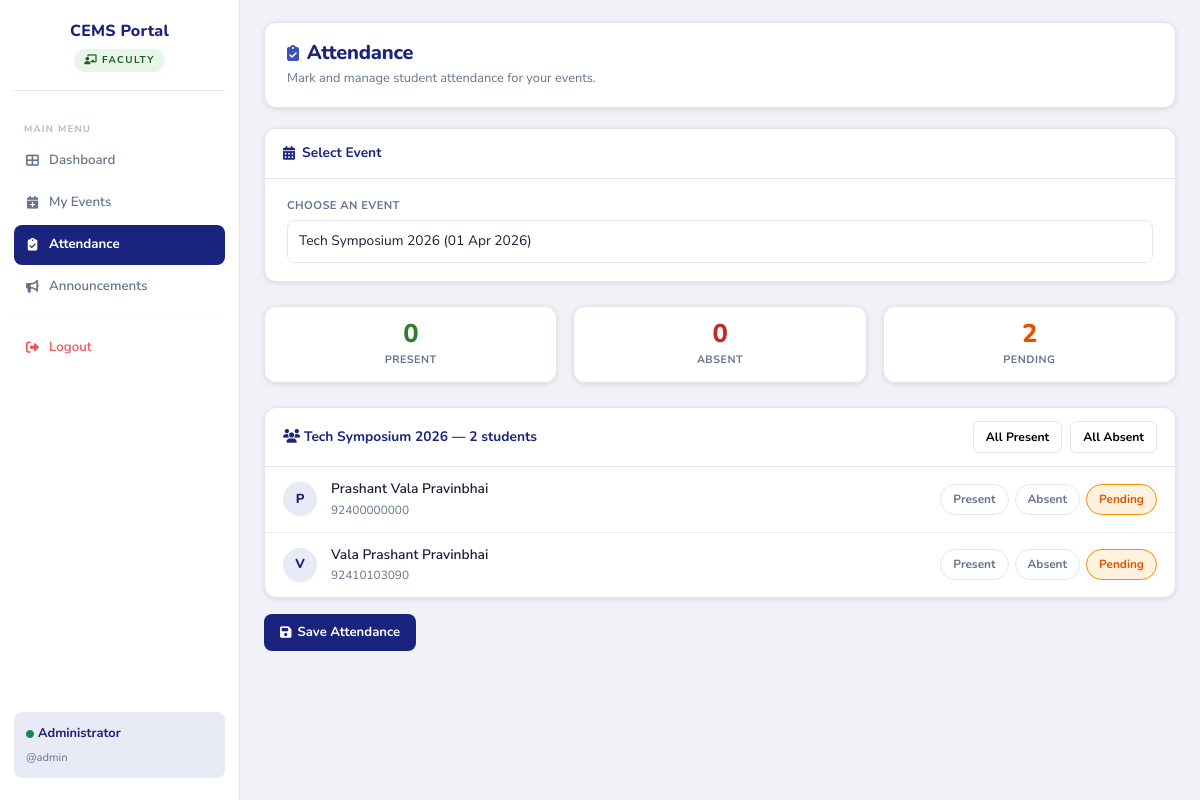
The page /faculty/attendance.php?event_id=1 (signed in) on the database as committed earlier.
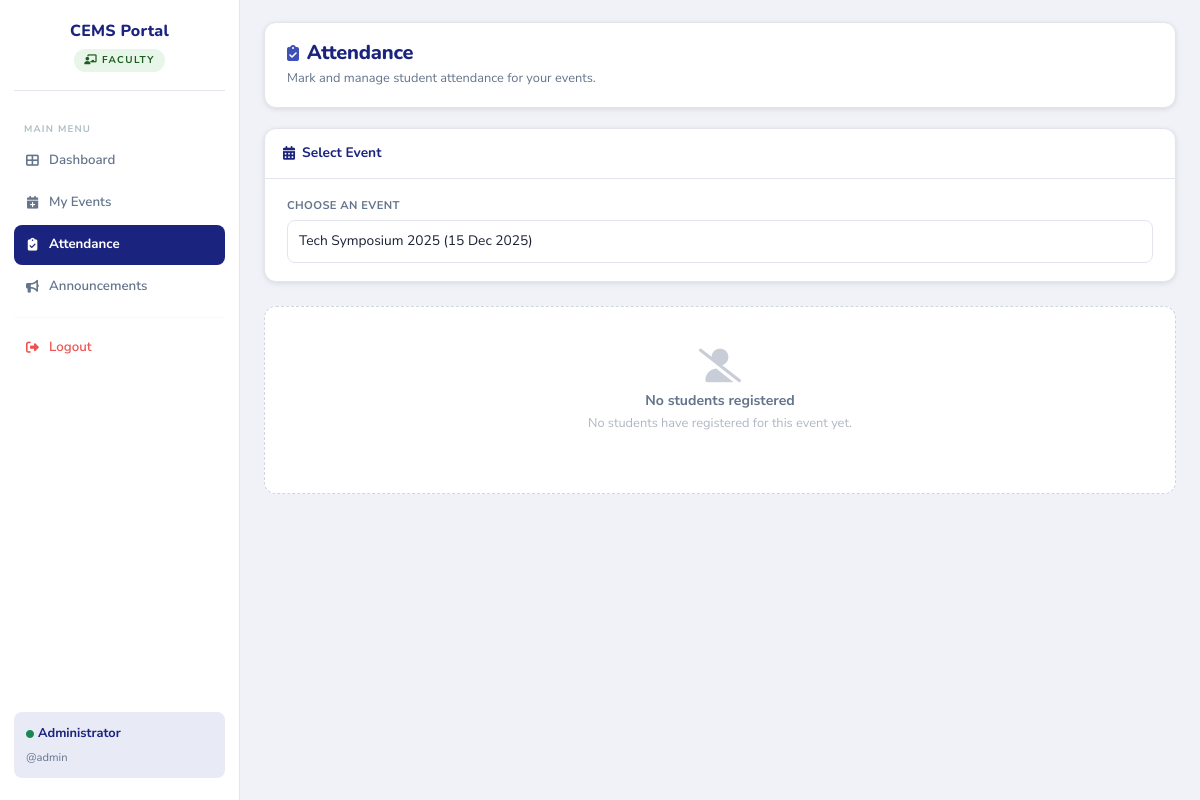
The same page on the database as committed later.
### tables this page shows
CREATE TABLE events (
    event_id         INT AUTO_INCREMENT PRIMARY KEY,
    event_name       VARCHAR(200) NOT NULL,
    description      TEXT         DEFAULT NULL,
    venue            VARCHAR(200) DEFAULT NULL,
    event_date       DATE         NOT NULL,
    event_time       TIME         DEFAULT NULL,
    capacity         INT          DEFAULT NULL,
    status           ENUM('Pending','Approved','Rejected') NOT NULL DEFAULT 'Pending',
    rejection_reason VARCHAR(500) DEFAULT NULL,
    created_by       INT          NOT NULL,
    created_at       TIMESTAMP    DEFAULT CURRENT_TIMESTAMP,
    FOREIGN KEY (created_by) REFERENCES faculty(faculty_id) ON DELETE CASCADE
);

CREATE TABLE students (
    student_id    INT AUTO_INCREMENT PRIMARY KEY,
    full_name     VARCHAR(150) NOT NULL,
    enrollment_no VARCHAR(11)  NOT NULL UNIQUE,
    email         VARCHAR(150) NOT NULL UNIQUE,
    phone         VARCHAR(15)  DEFAULT NULL,
    password      VARCHAR(255) NOT NULL,
    created_at    TIMESTAMP    DEFAULT CURRENT_TIMESTAMP
);

### faculty/attendance.php (the view, shortened to what the changed rows need)
<?php
require_once("../config/db.php");
$faculty_id = $_SESSION['faculty_id'];
$event_id   = (int)($_GET['event_id'] ?? 0);
$my_events = [];
try {
    $q = $conn->prepare("
        SELECT event_id, event_name, event_date, status
        FROM events
        WHERE created_by = ? AND event_date <= CURDATE() AND status = 'Approved'
        ORDER BY event_date DESC
    ");
    $q->bind_param("i", $faculty_id); $q->execute();
    $my_events = $q->get_result()->fetch_all(MYSQLI_ASSOC);
} catch (Exception $e) {}
$event_info   = null;
$registrations = [];
if ($event_id) {
    try {
        $eq = $conn->prepare("SELECT * FROM events WHERE event_id=? AND created_by=?");
        $eq->bind_param("ii", $event_id, $faculty_id); $eq->execute();
        $event_info = $eq->get_result()->fetch_assoc();
        if ($event_info) {
            $rq = $conn->prepare("
                SELECT s.student_id, s.full_name, s.enrollment_no,
                       COALESCE(a.status, 'Pending') as att_status
                FROM registrations r
                JOIN students s ON s.student_id = r.student_id
                LEFT JOIN attendance a ON a.student_id = r.student_id AND a.event_id = r.event_id
                WHERE r.event_id = ?
                ORDER BY s.full_name ASC
            ");
            $rq->bind_param("i", $event_id); $rq->execute();
            $registrations = $rq->get_result()->fetch_all(MYSQLI_ASSOC);
        }
    } catch (Exception $e) {}
}
$present = count(array_filter($registrations, fn($r) => $r['att_status']==='Present'));
$absent  = count(array_filter($registrations, fn($r) => $r['att_status']==='Absent'));
$pending = count(array_filter($registrations, fn($r) => $r['att_status']==='Pending'));
?>
<!DOCTYPE html>
<html lang="en">
<head>
    <link href="https://cdn.jsdelivr.net/npm/bootstrap@5.3.2/dist/css/bootstrap.min.css" rel="stylesheet">
    <link rel="stylesheet" href="https://cdnjs.cloudflare.com/ajax/libs/font-awesome/6.4.2/css/all.min.css">
    <link rel="stylesheet" href="../assets/css/style.css">
</head>
<body>
<main class="main-content">
<div class="content-inner">
    <div class="page-header">
        <div>
            <h1><i class="fas fa-clipboard-check me-2" style="color:var(--accent);font-size:1rem;"></i>Attendance</h1>
        </div>
    </div>
    <div class="card mb-4">
        <div style="padding:18px 22px;">
            <?php if (empty($my_events)): ?>
            <div class="alert-cems alert-info" style="margin:0;">
                <i class="fas fa-info-circle"></i>
                No approved past events found. Attendance can only be marked for events that have already taken place.
            </div>
            <?php else: ?>
            <form method="GET" class="d-flex gap-2 align-items-end flex-wrap">
                <div style="flex:1;min-width:240px;">
                    <label class="form-label-custom">Choose an event</label>
                    <select name="event_id" class="form-control-custom" onchange="this.form.submit()">
                        <?php foreach ($my_events as $me): ?>
                        <option value="<?= $me['event_id'] ?>" <?= $event_id==$me['event_id'] ? 'selected' : '' ?>>
                            <?= htmlspecialchars($me['event_name']) ?> (<?= date('d M Y', strtotime($me['event_date'])) ?>)
                        </option>
                        <?php endforeach; ?>
                    </select>
                </div>
            </form>
            <?php endif; ?>
        </div>
    </div>
    <?php if ($event_info && !empty($registrations)): ?>
    <div class="row g-3 mb-4">
        <div class="col-4">
            <div class="stat-card text-center" style="padding:14px;">
                <div class="stat-number" style="color:var(--success);"><?= $present ?></div>
                <div class="stat-label">Present</div>
            </div>
        </div>
        <div class="col-4">
            <div class="stat-card text-center" style="padding:14px;">
                <div class="stat-number" style="color:var(--danger);"><?= $absent ?></div>
                <div class="stat-label">Absent</div>
            </div>
        </div>
        <div class="col-4">
            <div class="stat-card text-center" style="padding:14px;">
                <div class="stat-number" style="color:var(--warning);"><?= $pending ?></div>
                <div class="stat-label">Pending</div>
            </div>
        </div>
    </div>
    <form method="POST">
        <div class="table-wrap mb-3">
            <div class="card-header-custom" style="justify-content:space-between;">
                <span><i class="fas fa-users"></i> <?= htmlspecialchars($event_info['event_name']) ?> — <?= count($registrations) ?> students</span>
                <div class="d-flex gap-2">
                    <button type="button" class="quick-btn" onclick="markAll('Present')">All Present</button>
                    <button type="button" class="quick-btn" onclick="markAll('Absent')">All Absent</button>
                </div>
            </div>
            <?php foreach ($registrations as $reg): ?>
            <div class="att-row">
                <div class="att-avatar"><?= strtoupper(substr($reg['full_name'],0,1)) ?></div>
                <div>
                    <div class="att-name"><?= htmlspecialchars($reg['full_name']) ?></div>
                    <div class="att-enroll"><?= htmlspecialchars($reg['enrollment_no']) ?></div>
                </div>
                <div class="att-radio-group">
                    <?php foreach (['Present','Absent','Pending'] as $status): ?>
                    <label class="att-radio-label" for="att_<?= $reg['student_id'] ?>_<?= $status ?>"><?= $status ?></label>
                    <?php endforeach; ?>
                </div>
            </div>
            <?php endforeach; ?>
        </div>
        <button type="submit" class="btn-primary-custom">
            <i class="fas fa-save"></i> Save Attendance
        </button>
    </form>
    <?php elseif ($event_info && empty($registrations)): ?>
    <div class="empty-state">
        <i class="fas fa-user-slash"></i>
        <h5>No students registered</h5>
        <p>No students have registered for this event yet.</p>
    </div>
    <?php endif; ?>
</div>
</main>
</body>
</html>

Rows that differ between the two databases and show on the page:
no longer on this page (row edited): events: event_name "Tech Symposium 2026"
removed students: full_name "P", full_name "Prashant Vala Pravinbhai", enrollment_no "92400000000", status "Present", status "Absent", status "Pending"
removed students: full_name "V", full_name "Vala Prashant Pravinbhai", enrollment_no "92410103090", status "Present", status "Absent", status "Pending"
Other text that changed with them:
form field event_id: "Tech Symposium 2026 (01 Apr 2026)" → "Tech Symposium 2025 (15 Dec 2025)"
$present: "0" → (not shown)
$absent: "0" → (not shown)
$pending: "2" → (not shown)
count($registrations): "2" → (not shown)
text no longer shown: "PRESENT ABSENT PENDING — students All Present All Absent Save Attendance"
text now shown: "No students registered No students have registered for this event yet."
